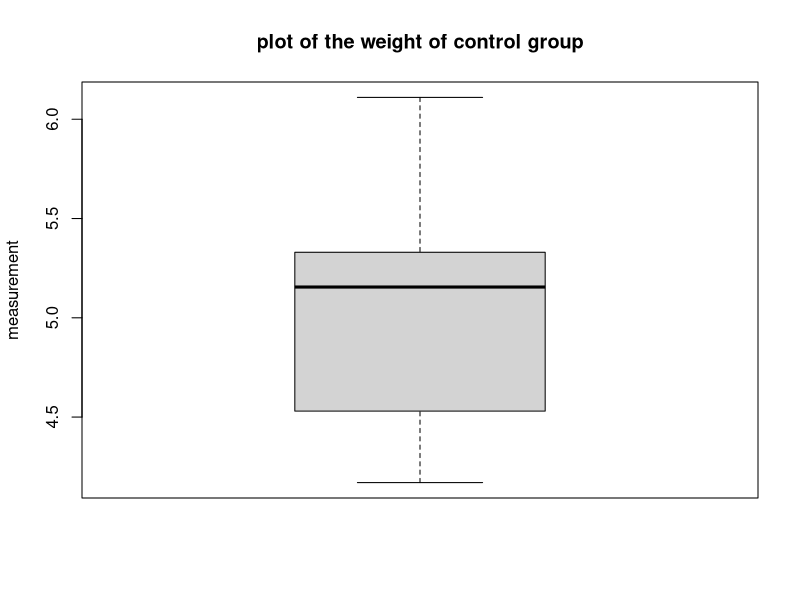
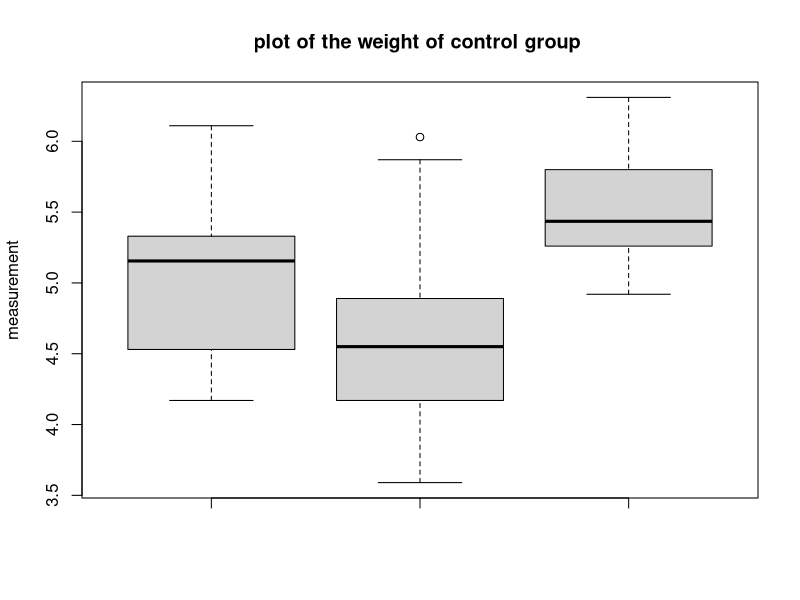
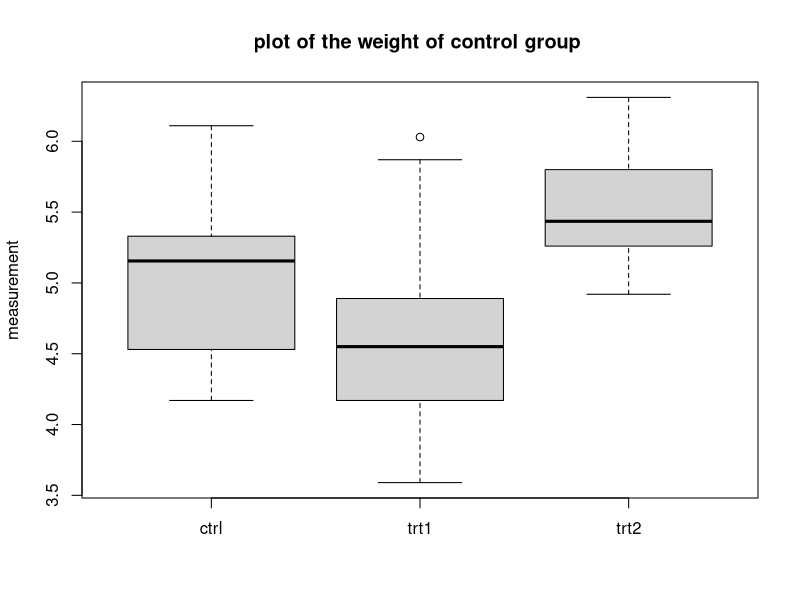

Write the R code that produced these figures, in order.
## ---- chunk 1
knitr::opts_chunk$set(echo = TRUE)
## ---- chunk 2

head(PlantGrowth)
str(PlantGrowth)
## ---- chunk 3
PlantGrowth$group
ctrl<- subset(PlantGrowth,group=="ctrl")
head(ctrl)
str(ctrl)
trt1 <- subset(PlantGrowth,group=="trt1")
head(trt1)
str(trt1)
trt2 <- subset(PlantGrowth,group=="trt2")
head(trt2)
str(trt2)
## ---- chunk 4
summary(ctrl)
summary(trt1)
summary(trt2)
## ---- chunk 5
boxplot(ctrl$weight, 
        ylab="measurement",
        main= "plot of the weight of control group")
      
## ---- chunk 6
boxplot(ctrl$weight, trt1$weight, trt2$weight,
        ylab="measurement",
        main= "plot of the weight of control group ")
## ---- chunk 7
boxplot(ctrl$weight, trt1$weight, trt2$weight,
        names=c("ctrl", "trt1", "trt2"),
        ylab="measurement",
        main= "plot of the weight of control group ")
## ---- chunk 8
sessionInfo()
